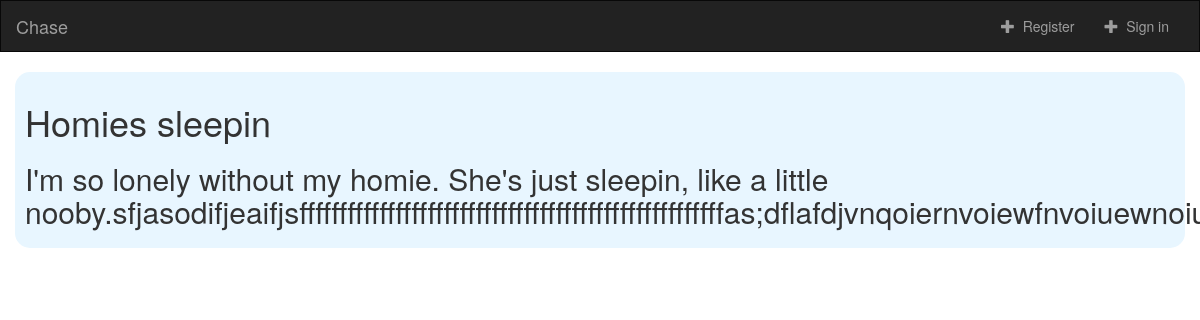
Before: /1 with the older database file.
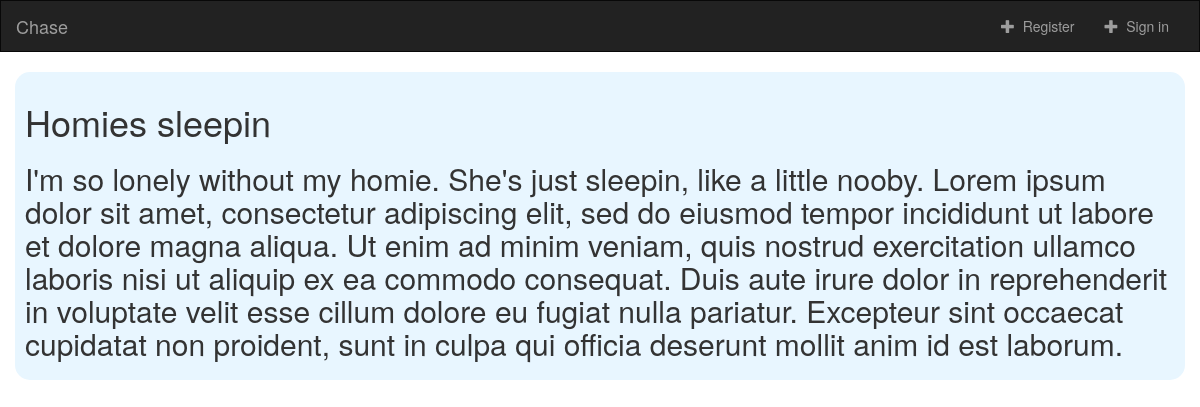
After: the same page with the newer database file.
### website/models.py (models this page shows, shortened)
class BlogPost(models.Model):
    title = models.CharField(max_length=255)
    author = models.ForeignKey(MyUser)
    content = models.TextField(max_length=10000)

### website/views.py (the view)
# urls.py: url(r'^(?P<post_id>[0-9]+)', views.post_detail, name='post-detail'),
def post_detail(request, post_id):
    post = BlogPost.objects.get(pk=post_id)
    return render(request, 'website/post_detail.html', {'post': post})

### website/templates/website/post_detail.html
{% extends 'website/base.html' %}
{% block body %}
    <div class="container-fluid">
        <div class="post-detail">
            <h1>{{ post.title }}</h1>
            <h2>{{ post.content }}</h2>
        </div>
    </div>
{% endblock %}

### website/templates/website/base.html (shortened to what this page needs)
<!DOCTYPE html>
<html lang="en">
<head>
    {% load staticfiles %}
<link rel="stylesheet" href="https://maxcdn.bootstrapcdn.com/bootstrap/3.3.6/css/bootstrap.min.css">
<link rel="stylesheet" type="text/css" href="{% static 'website/style.css' %}">
</head>
<body>
    <nav class="navbar navbar-inverse">
    <div class="container-fluid">
        <div class="navbar-header">
            <a class="navbar-brand" href="{% url 'website:index' %}">Chase</a>
        </div>
        <div class="collapse navbar-collapse" id="topNavBar">
            <ul class="nav navbar-nav navbar-right">
                {% if request.user.is_authenticated %}
                <li class="">
                    <a href="#">
                        <span class = "glyphicon glyphicon-off" aria-hidden="true"></span>&nbsp; Logout
                    </a>
                </li>
                {% else %}
                <li class="">
                    <a href="#">
                        <span class = "glyphicon glyphicon-plus" aria-hidden="true"></span>&nbsp; Register
                    </a>
                </li>
                    <li class="">
                    <a href="#">
                        <span class = "glyphicon glyphicon-plus" aria-hidden="true"></span>&nbsp; Sign in
                    </a>
                </li>
                {% endif %}
            </ul>
        </div>
    </div>
</nav>
{% block body %}
{% endblock %}
</body>
</html>

### website/static/website/style.css (style rules this page uses)
.post-detail { background-color: #e8f6ff; border-radius: 15px; padding: 10px; }
.navbar { border-radius: 0px; }

Changed rows visible on the page:
changed BlogPost "Homies sleepin": content "I'm so lonely without my homie. She's just sleepin, like a little…" → "…just sleepin, like a little nooby. Lorem ipsum dolor sit amet, consectetur adipiscing elit, sed do eiusmod tempor incididunt ut labore et dolore magna aliqua. Ut enim ad minim veniam, quis nostrud exercitation ullamco laboris nisi ut aliquip ex ea commodo consequat. Duis aute irure dolor in reprehenderit in voluptate velit esse cillum dolore eu fugiat nulla pariatur. Excepteur sint occaecat cupidatat non proident, sunt in culpa qui officia deserunt mollit anim id est laborum."
